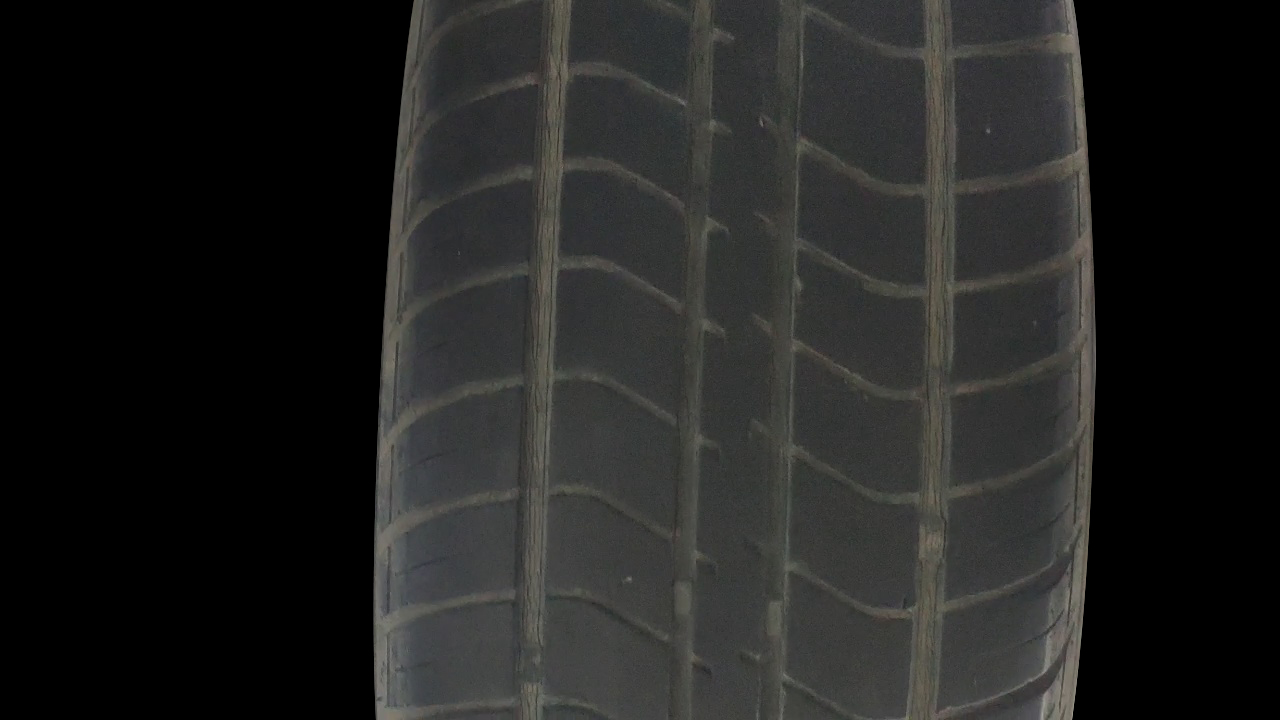
#> input picture Tire_tread_defect_detection/TireTest_20200708/code3/image/4/frame101.jpg, 1280 x 720 px, found by its file name
$ python test.py
#> lines starting #> are read from the running program, lines starting #| are printed output that depends on the picture; after the words box and inside, x2 and y2 are one past the last pixel; in counts of white or black regions, pixels touching at a corner belong together
# -*- coding: utf-8 -*-
"""
Created on Fri Sep 27 22:29:53 2019

@author: erio
"""

import numpy as np
import imutils
from cv2 import cv2
import time

class Stitcher:
    def __init__(self):
        # determine if we are using OpenCV v3.X
        self.isv3 = imutils.is_cv3()

    def stitch(self, images, ratio=0.75, reprojThresh=4.0,
        showMatches=False):
        # unpack the images, then detect keypoints and extract
        # local invariant descriptors from them

        (imageB, imageA) = images
        start = time.time()
        (kpsA, featuresA) = self.detectAndDescribe(imageA)
        end = time.time()
        print('%.5f s' %(end-start))

        (kpsB, featuresB) = self.detectAndDescribe(imageB)

        # match features between the two images
        start = time.time()
        M = self.matchKeypoints(kpsA, kpsB,
            featuresA, featuresB, ratio, reprojThresh)
        end = time.time()
        print('%.5f s' %(end-start))


        # if the match is None, then there aren't enough matched
        # keypoints to create a panorama
        if M is None:
            return None

        # otherwise, apply a perspective warp to stitch the images
        # together
        (matches, H, status) = M
        start = time.time()
        result = cv2.warpPerspective(imageA, H,
            (imageA.shape[1] + imageB.shape[1], imageA.shape[0]))
        result[0:imageB.shape[0], 0:imageB.shape[1]] = imageB
        end = time.time()
        print('%.5f s' %(end-start))


        # check to see if the keypoint matches should be visualized
        if showMatches:
            start = time.time()
            vis = self.drawMatches(imageA, imageB, kpsA, kpsB, matches,
                status)
            end = time.time()
            print('%.5f s' %(end-start))
            # return a tuple of the stitched image and the
            # visualization
            return (result, vis)

        # return the stitched image
        return result

    #接收照片，检测关键点和提取局部不变特征
    #用到了高斯差分（Difference of Gaussian (DoG)）关键点检测，和SIFT特征提取
    #detectAndCompute方法用来处理提取关键点和特征
    #返回一系列的关键点
    def detectAndDescribe(self, image):
        # convert the image to grayscale
        gray = cv2.cvtColor(image, cv2.COLOR_BGR2GRAY)

        # check to see if we are using OpenCV 3.X
        if self.isv3:
            # detect and extract features from the image
            descriptor = cv2.xfeatures2d.SIFT_create()
            (kps, features) = descriptor.detectAndCompute(image, None)

        # otherwise, we are using OpenCV 2.4.X
        else:
            # detect keypoints in the image
            detector = cv2.FeatureDetector_create("SIFT")
            kps = detector.detect(gray)

            # extract features from the image
            extractor = cv2.DescriptorExtractor_create("SIFT")
            (kps, features) = extractor.compute(gray, kps)

        # convert the keypoints from KeyPoint objects to NumPy
        # arrays
        kps = np.float32([kp.pt for kp in kps])

        # return a tuple of keypoints and features
        return (kps, features)
    #matchKeypoints方法需要四个参数，第一张图片的关键点和特征向量，第二张图片的关键点特征向量。
    #David Lowe’s ratio测试变量和RANSAC重投影门限也应该被提供。
    def matchKeypoints(self, kpsA, kpsB, featuresA, featuresB,
        ratio, reprojThresh):
        # compute the raw matches and initialize the list of actual
        # matches
        matcher = cv2.DescriptorMatcher_create("BruteForce")
        rawMatches = matcher.knnMatch(featuresA, featuresB, 2)
        matches = []

        # loop over the raw matches
        for m in rawMatches:
            # ensure the distance is within a certain ratio of each
            # other (i.e. Lowe's ratio test)
            if len(m) == 2 and m[0].distance < m[1].distance * ratio:
                matches.append((m[0].trainIdx, m[0].queryIdx))

        # computing a homography requires at least 4 matches
        if len(matches) > 4:
            # construct the two sets of points
            ptsA = np.float32([kpsA[i] for (_, i) in matches])
            ptsB = np.float32([kpsB[i] for (i, _) in matches])

            # compute the homography between the two sets of points
            (H, status) = cv2.findHomography(ptsA, ptsB, cv2.RANSAC,
                reprojThresh)

            # return the matches along with the homograpy matrix
            # and status of each matched point
            return (matches, H, status)

        # otherwise, no homograpy could be computed
        return None
    #连线画出两幅图的匹配
    def drawMatches(self, imageA, imageB, kpsA, kpsB, matches, status):
        # initialize the output visualization image
        (hA, wA) = imageA.shape[:2]
        (hB, wB) = imageB.shape[:2]
        vis = np.zeros((max(hA, hB), wA + wB, 3), dtype="uint8")
        vis[0:hA, 0:wA] = imageA
        vis[0:hB, wA:] = imageB

        # loop over the matches
        for ((trainIdx, queryIdx), s) in zip(matches, status):
            # only process the match if the keypoint was successfully
            # matched
            if s == 1:
                # draw the match
                ptA = (int(kpsA[queryIdx][0]), int(kpsA[queryIdx][1]))
                ptB = (int(kpsB[trainIdx][0]) + wA, int(kpsB[trainIdx][1]))
                cv2.line(vis, ptA, ptB, (0, 255, 0), 1)

        # return the visualization
        return vis


if __name__ == '__main__':
# load the two images and resize them to have a width of 400 pixels
# (for faster processing)
    imageA = cv2.imread('D:/Tire_Test/code3/image/4/frame101.jpg')
#> imageA is the input picture: shape (720, 1280, 3); mean B, G, R 33.3, 34.5, 34.2
    imageB = cv2.imread('D:/Tire_Test/code3/image/4/frame111.jpg')
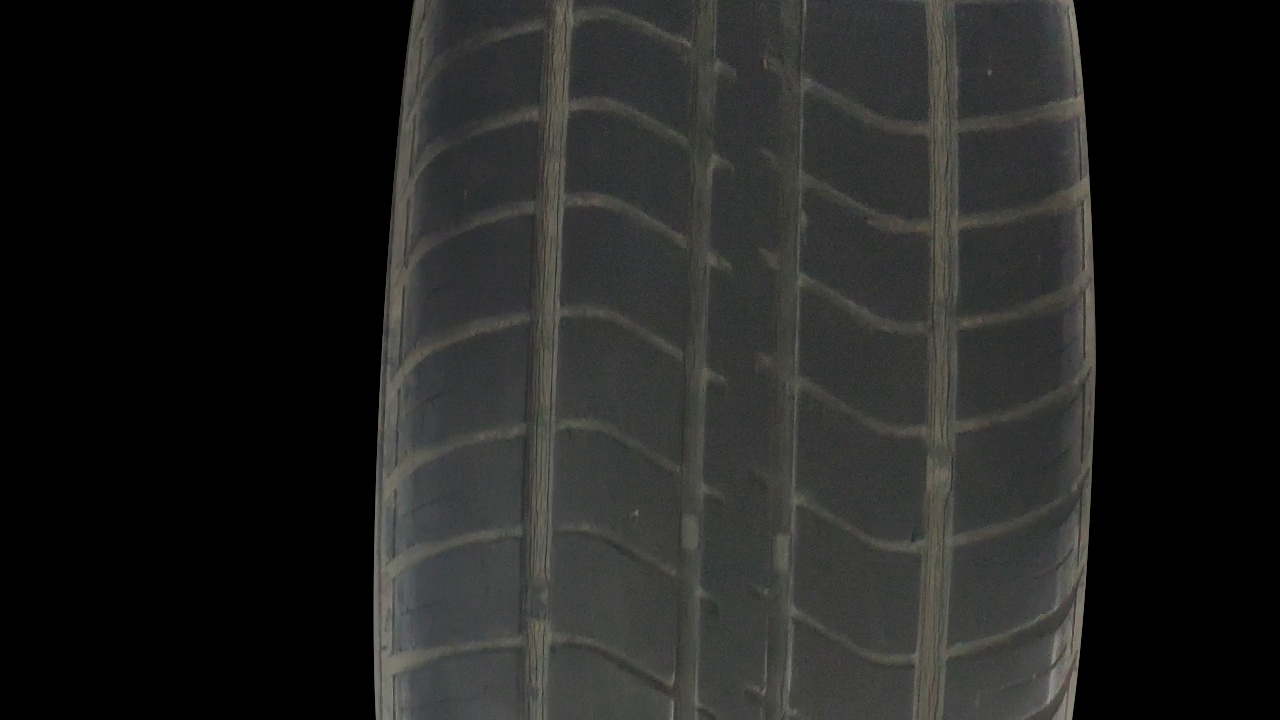
#> input picture Tire_tread_defect_detection/TireTest_20200708/code3/image/4/frame111.jpg, 1280 x 720 px, found by its file name
#> imageB is the input picture: shape (720, 1280, 3); mean B, G, R 33.3, 34.6, 34.3
#imageA = imutils.resize(imageA, width=400)
#imageB = imutils.resize(imageB, width=400)
# stitch the images together to create a panorama
# showMatches=True 展示两幅图像特征的匹配,返回vis
    start = time.time()
    stitcher = Stitcher()
    (result, vis) = stitcher.stitch([imageA, imageB], showMatches=True)
#> in detectAndDescribe, `kps = detector.detect(gray)`: kps = 159 keypoints; strongest (x, y, size): (1072, 10, 4.5), (1075, 105, 16), (1081, 98, 5.4), (1082, 188, 14.3)
#> in detectAndDescribe, `kps = np.float32([kp.pt for kp in kps])`: kps = 159 pairs, first value 380.6 to 1090.4, second value 5.43 to 711.5
#> in stitch, `(kpsA, featuresA) = self.detectAndDescribe(imageA)`: kpsA has the same summary as kps in detectAndDescribe
#> in detectAndDescribe (call 2), `kps = detector.detect(gray)`: kps = 147 keypoints; strongest (x, y, size): (1069, 41, 17.2), (1077, 160, 19.2), (1072, 594, 22.3), (1083, 245, 15.7)
#> in stitch, `(kpsB, featuresB) = self.detectAndDescribe(imageB)`: kpsB = 147 pairs, first value 379.4 to 1088.5, second value 34.63 to 716.1
#> in matchKeypoints, `rawMatches = matcher.knnMatch(featuresA, featuresB, 2)`: rawMatches = 159 matches
#> after the loop in matchKeypoints, `for m in rawMatches:`: matches = 29 pairs, first value 7 to 143, second value 4 to 139
#> in matchKeypoints, `ptsA = np.float32([kpsA[i] for (_, i) in matches])`: ptsA = 29 pairs, first value 382.9 to 1081.1, second value 44.34 to 702.8
#> in matchKeypoints, `ptsB = np.float32([kpsB[i] for (i, _) in matches])`: ptsB = 29 pairs, first value 387.2 to 1083.8, second value 69.89 to 670.3
#> in matchKeypoints, `(H, status) = cv2.findHomography(ptsA, ptsB, cv2.RANSAC, reprojThresh)`: H = [[1.02, 0.0356, -17.52], [0.00499, 1.04, 53.94], [-9.44e-07, 5.46e-05, 1]]; status = 29 values, max 1 at index 2, min 0 at index 0, mean 0.517
#> in stitch, `result = cv2.warpPerspective(imageA, H, (imageA.shape[1] + imageB.shap..`:
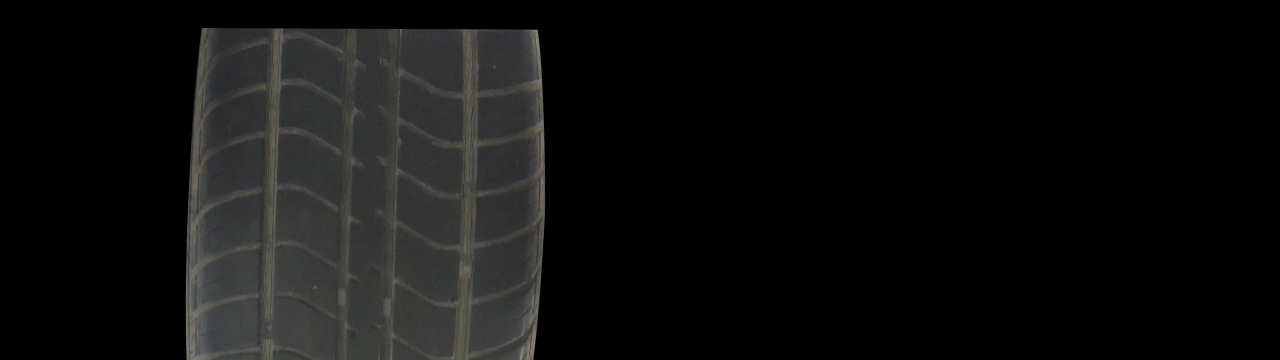
#> result: shape (720, 2560, 3) (shown at 1/2 size); mean B, G, R 15.1, 15.7, 15.5
#> in stitch, `result[0:imageB.shape[0], 0:imageB.shape[1]] = imageB`:
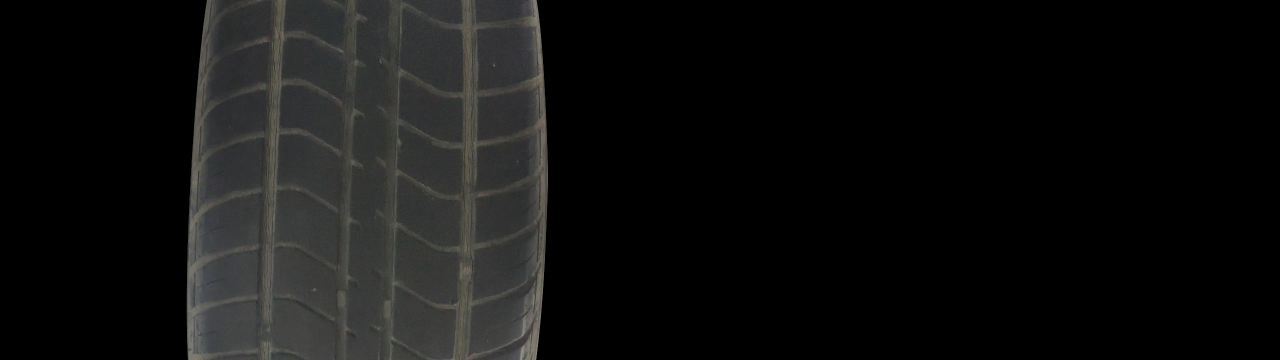
#> result: shape (720, 2560, 3) (shown at 1/2 size); mean B, G, R 16.7, 17.2, 17.1
#> in drawMatches, `vis[0:hB, wA:] = imageB`:
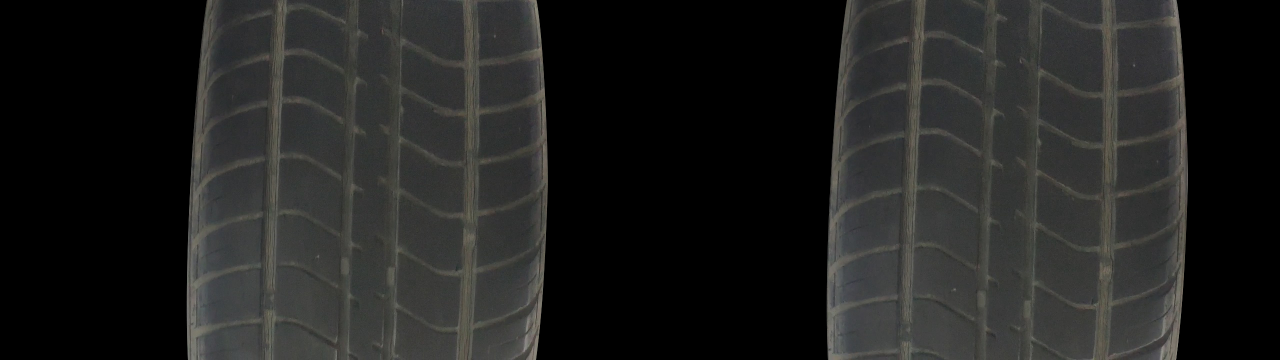
#> vis: shape (720, 2560, 3) (shown at 1/2 size); mean B, G, R 33.3, 34.5, 34.2
#> the loop in drawMatches, `for ((trainIdx, queryIdx), s) in zip(matches, status):` made 29 passes
#> (trainIdx, queryIdx, s, ptA, ptB) on passes 3, 4, 6, 7, 8, 9, 10, 11, 13, 14, 15, 16: (31, 30, [1], (551, 257), (1825, 319)), (32, 31, [1], (551, 257), (1825, 319)), (35, 33, [1], (553, 225), (1826, 285)), (34, 35, [1], (553, 410), (1826, 473)), (37, 37, [1], (554, 168), (1828, 229)), (38, 38, [1], (554, 168), (1828, 229)), (41, 45, [1], (560, 227), (1834, 288)), (42, 46, [1], (561, 209), (1835, 274)), (49, 56, [1], (688, 44), (1963, 102)), (62, 78, [1], (802, 218), (2077, 283)), (69, 85, [1], (938, 476), (2210, 542)), (71, 88, [1], (944, 435), (2217, 500))
#> (trainIdx, queryIdx, s) on passes 1, 2, 5, 12, 19, 20: (143, 4, [0]), (7, 10, [0]), (45, 32, [0]), (49, 53, [0]), (87, 98, [0]), (34, 99, [0])
#> after the loop in drawMatches, `for ((trainIdx, queryIdx), s) in zip(matches, status):`:
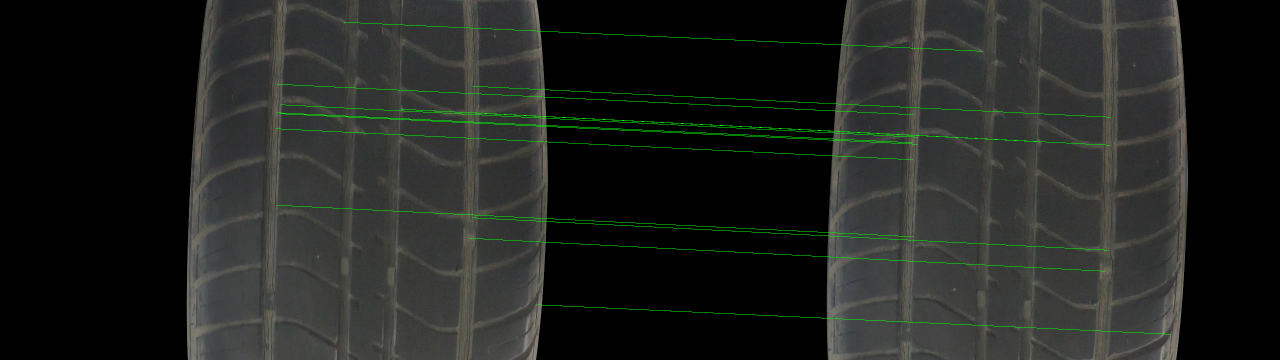
#> vis: shape (720, 2560, 3) (shown at 1/2 size); 0.85% of pixels changed, all inside (x1, y1, x2, y2) = (551, 44, 2342, 669)
# show the images
    end = time.time()
    print('%.5f s' %(end-start))
    cv2.imwrite('D:/Tire_Test/code3/image/4/vis1.jpg', vis)
    cv2.imwrite('D:/Tire_Test/code3/image/4/result.jpg', result)
